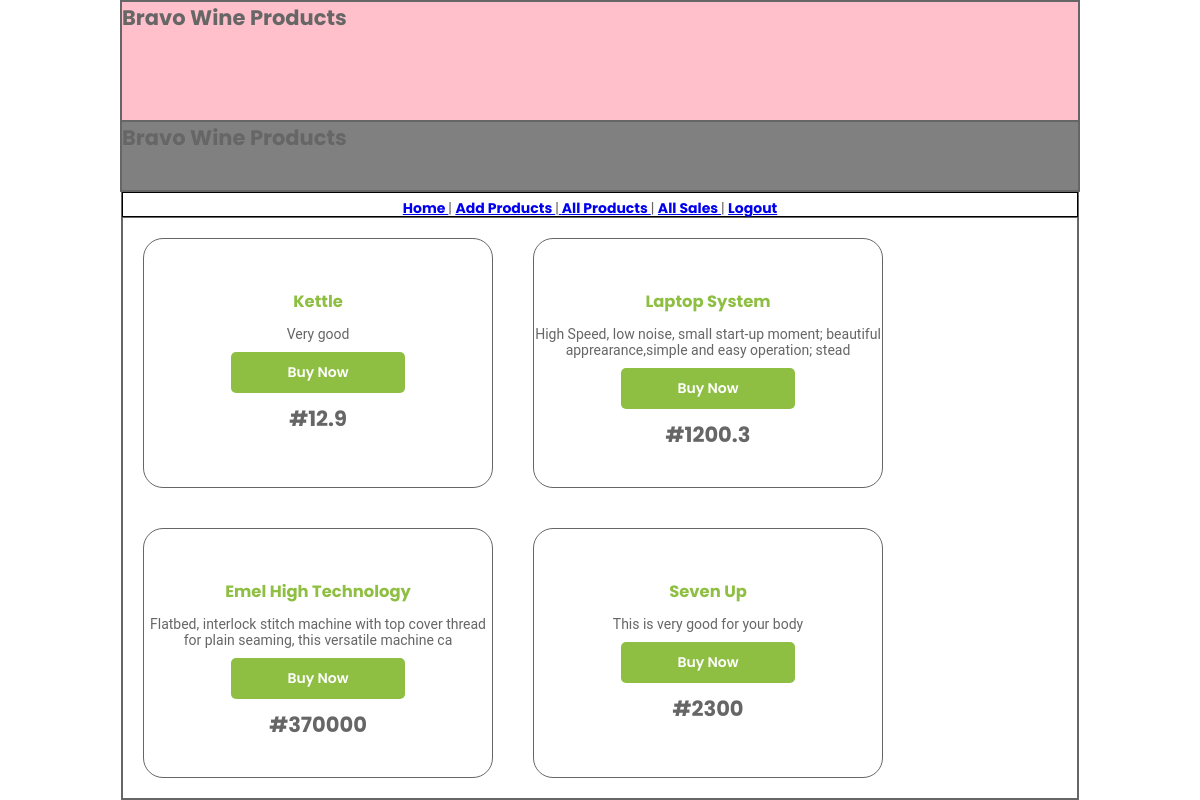
/allproducts.php, run on the app's committed database.
### tables this page shows
CREATE TABLE `product` (
  `id` int(11) NOT NULL,
  `product_name` varchar(200) NOT NULL,
  `cost_price` float NOT NULL,
  `selling_price` float NOT NULL,
  `quantity` int(11) NOT NULL,
  `label` varchar(200) NOT NULL,
  `order_date` date NOT NULL,
  `description` varchar(500) NOT NULL
);

### allproducts.php (the view, shortened to what this page needs)
<!DOCTYPE>
<html>
<head>
    <link rel="stylesheet" href="style.css" type="text/css" />
  </head>
  <body>
    <div id="product_container">
      <div class="product_head">
        <h2>Bravo Wine Products</h2>
      </div>
      <div class="product_headings">
        <h2>Bravo Wine Products</h2>
      </div>
      <div class="product_dashboard">
        <div class="product_user" style="border: 1px solid black; margin-bottom: 0px;">
          <p style="text-align: center; padding: 5px; padding-bottom: 5px; margin-right: 20px; font-weight: bold;"> <a href="dashboard.php"> Home </a>      |   <a href="addProducts.php">  Add Products </a>  |<a href="allproducts.php"> All Products </a> | <a href="allsales.php"> All Sales </a> | <a href="logout.php">Logout</a></p>
        </div>
        <div class="product_dashboard">
          <?php
            include 'connect.inc.php';
            $select = "SELECT * FROM product";
            $query = mysqli_query($connect, $select);
            while($fetch = mysqli_fetch_assoc($query)){
              $pname = substr($fetch['product_name'], 0, 20);
              $cprice = $fetch['cost_price'];
              $id = $fetch['id'];
              $description = substr($fetch['description'], 0, 100);
              echo "
          <div class='product1'>
            <h3>$pname</h3>
            <p>$description</p>
            <form method='GET' action='product_details.php' style='padding: 0px;'>
            <button Name='buy_now'>Buy Now</button>
            <h2 style='text-align: center;'>#$cprice</h2>
            <input type='text' value='$id' hidden name='id' />
          </div>
          </form>
          ";
        }
      ?>
        </div>
      </div>
    </div>
  </body>
</html>

### style.css (style rules this page uses)
* { margin: 0; padding: 0; box-sizing: border-box; font-family: 'Poppins',sans-serif; }
html, body { min-height: 100%; }
body, div, form, input, select, p { padding: 0; margin: 0; outline: none; font-family: Roboto, Arial, sans-serif; font-size: 14px; color: #666; }
h3 { margin: 12px 0; color: #8ebf42; }
form { width: 100%; padding: 20px; }
button { width: 100%; padding: 10px 0; margin: 10px auto; border-radius: 5px; border: none; background: #8ebf42; font-size: 14px; font-weight: 600; color: #fff; }
* { margin: opx; padding: auto; }
#product_container { width: 80%; height: auto; border: 1px solid; margin-left: 10%; margin-right: 10%; }
.product_head { width: 100%; height: 120px; border: 1px solid; background-color: pink; }
.product_headings { width: 100%; height: 70px; border: 1px solid; background-color: grey; }
.product_user { width: 100%; height: 25px; border: 1px solid; color: white; text-align: right; }
.product_dashboard { width: 100%; height: auto; border: 1px solid; background-color: white; float: left; }
.product1 { width: 350px; height: 250px; border: 1px solid; border-radius: 20px; margin: 20px; float: left; }
h3 { margin-top: 50px; text-align: center; }
p { text-align: center; }
button { text-align: center; width: 50%; padding: 10px; margin-left: 25%; margin-right: 25%; }

### data on the page
product: product_name "Kettle", description "Very good", cost_price "12.9"
product: product_name "Laptop System", description "High Speed, low noise, small start-up moment; beautiful apprearance,simple and easy operation; stead", cost_price "1200.3"
product: product_name "Emel High Technology", description "Flatbed, interlock stitch machine with top cover thread for plain seaming, this versatile machine ca", cost_price "370000"
product: product_name "Seven Up", description "This is very good for your body", cost_price "2300"
